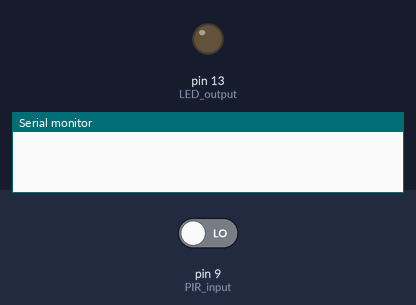
This sketch was run on a simulated Arduino Uno, built with avr-gcc and run on an emulated ATmega328P. Shown: output pins drawn as LEDs (lit = HIGH), the last lines printed to the serial monitor. The inputs (shaded band) are chosen by the test bench; at power-on: pin 9 (PIR_input) LOW.

Above: at 1.2 s.
1.3 s: pin 9 (PIR_input) driven HIGH
At 1.6 s:
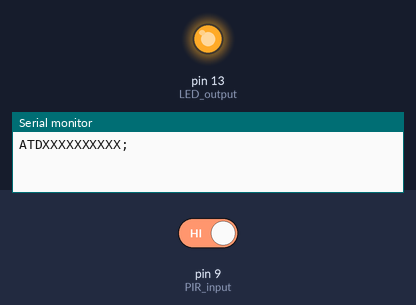
Timing chart, 0 to 4.3 s (numbered marks = the images above; inputs shaded):
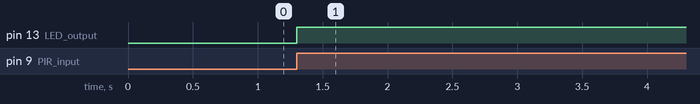

Measured:
- after the input at 1.3 s, pin 13 (LED_output): LOW → HIGH at once

The sketch:

gsm-call-pir.ino
```cpp
#define PIR_input 9
#define LED_output 13                      // LED can be replaced with an alarm
void setup()
{
  Serial.begin(9600);
  pinMode(PIR_input, INPUT);
  pinMode(LED_output, OUTPUT);
}
void loop()
{
  int temp;
  while(1)
  {
   temp=digitalRead(PIR_input);            //read the sensor value and then activate the GSM module along with the alarm.
   if(temp)
   {
    digitalWrite(LED_output,HIGH);        //alarm activation
    Serial.println("ATDXXXXXXXXXX;");     //replace XXXXXXXXXX with the 10 digit mobile number on which you want to send an alert via call.
   // SendAlertMsg                         // Uncomment this line to send a text msg instead of call !!
     delay(30000);                         // delay to allow the gsm (sim 900) module to make a call(set it according to the requirement).
   }
   else
   {
    digitalWrite(LED_output,LOW);
    delay(100);
   }
  }
}
void SendAlertMsg()
{
 Serial.println("AT+CMGF=1"); //Sets the GSM Module in Text Mode
 delay(1000);  // Delay of 1000 milli seconds or 1 second
  Serial.println("AT+CMGS=\"+91xxxxxxxxxx\"\r"); //replace XXXXXXXXXX with the 10 digit mobile number on which you want to send an alert via msg.
 delay(1000);
 Serial.println("Place your alert text here");// The SMS text you want to send
  delay(100);
  Serial.println((char)26);// ASCII code of CTRL+Z
  delay(1000);
}
```
